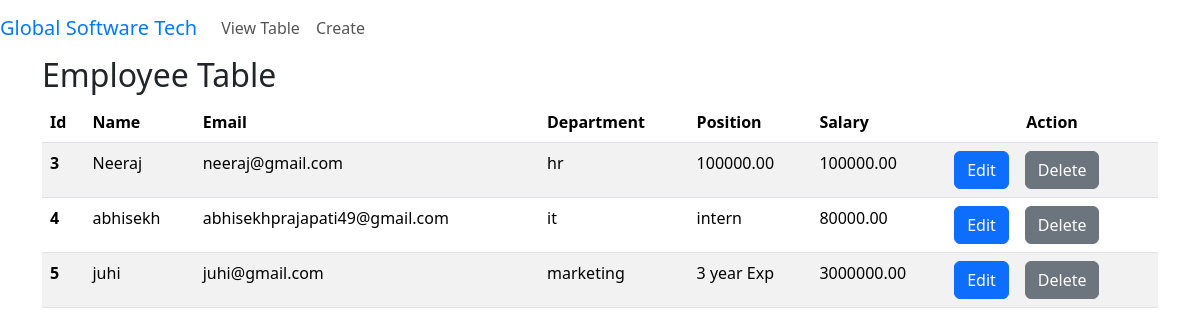
The page / on the database its author committed.
### portal/models.py (models this page shows, shortened)
class Employee(models.Model):
    name = models.CharField(max_length=100)
    email = models.EmailField()
    department = models.CharField(max_length=100)
    position = models.CharField(max_length=100)
    salary = models.DecimalField(max_digits=10, decimal_places=2)

### portal/views.py (the view)
# urls.py: path("",views.view,name="view"),
def view(request):
    employes =  Employee.objects.all()
    return render(request,"pages/view.html",{"emps":employes})

### templates/pages/view.html (shortened to what this page needs)
{% extends "base/base.html" %} {% block content %}
<div class="container">
    <h2>Employee Table</h2>
    <table class="table table-striped">
        <thead>
            <tr>
                <th scope="col">Id</th>
                <th scope="col">Name</th>
                <th scope="col">Email</th>
                <th scope="col">Department</th>
                <th scope="col">Position</th>
                <th scope="col">Salary</th>
                <th scope="col" class="text-center">Action</th>
            </tr>
        </thead>
        <tbody>
            {% if emps %}
            <tr>
                {% for emp in emps %}
                <th scope="row">{{emp.id}}</th>
                <td>{{emp.name}}</td>
                <td>{{emp.email}}</td>
                <td>{{emp.department}}</td>
                <td>{{emp.position}}</td>
                <td>{{emp.salary}}</td>
                <td>
                    <div class="d-flex">
                        <div>
                            <a class="btn btn-primary" href="{% url 'update' emp.id %}"> Edit</a>
                        </div>
                        <div class="ms-3">
                            <form action='{% url "delete" emp.id %}' method="POST">
                                <input type="submit" class="btn btn-secondary" value="Delete">
                            </form>
                        </div>
                    </div>
                </td>
            </tr>
            {% endfor %} {% else %}
            <h1>No Date</h1>
            {% endif %}
        </tbody>
    </table>
</div>
{% endblock content %}

### templates/base/base.html
{% include "base/header.html" %}
{% include "base/navbar.html" %}
{% block content %}
{% endblock content %}
{% include "base/footer.html" %}

### templates/base/header.html (shortened to what this page needs)
<!DOCTYPE html>
<html lang="en">
<head>
    <link href="https://cdn.jsdelivr.net/npm/bootstrap@5.3.3/dist/css/bootstrap.min.css" rel="stylesheet">
</head>
<body>

### templates/base/navbar.html (shortened to what this page needs)
<nav class="navbar navbar-default">
    <div class=" d-flex align-items-center">
        <div class="navbar-header">
            <a class="navbar-brand text-warning  logo_color" href="#">Global Software Tech</a>
        </div>
        <ul class="nav navbar-nav ok">
            <li class="p-2"><a href="{% url 'view' %}">View Table</a></li>
            <li class="p-2"><a href="{% url 'create' %}">Create</a></li>
        </ul>
    </div>
</nav>

### templates/base/navbar.html (style rules this page uses)
.logo_color { color: #007bff !important; }
.ok { display: contents; }
a { text-decoration: none; color: #555; }

### rows shown on the page
Employee: id "3", name "Neeraj", email "neeraj@gmail.com", department "hr", position "100000.00", salary "100000.00"
Employee: id "4", name "abhisekh", email "abhisekhprajapati49@gmail.com", department "it", position "intern", salary "80000.00"
Employee: id "5", name "juhi", email "juhi@gmail.com", department "marketing", position "3 year Exp", salary "3000000.00"
